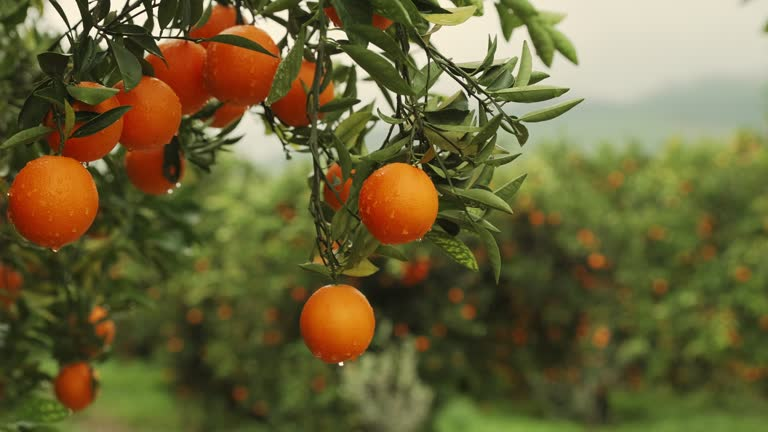
#> input picture fruits-data/images/gettyimages-1840650286-640x640.jpg, 768 x 432 px
$ jupyter execute --allow-errors opencv_selective_search.ipynb
#> lines starting #> are read from the running program, lines starting #| are printed output that depends on the picture
[cell 1]
import cv2
import selectivesearch
import matplotlib.pyplot as plt

## Example 1

[cell 2]
image_path = "fruits-data/images/gettyimages-1840650286-640x640.jpg"
image = cv2.imread(image_path)
#> image is the input picture: shape (432, 768, 3); mean B, G, R 56.9, 99.7, 106.5
# convert to rgb
image = cv2.cvtColor(image, cv2.COLOR_BGR2RGB)
plt.imshow(image)

[cell 3]
# bounding boxes
boxes = [
    (100, 50, 200, 150),
    (200, 150, 300, 250)
]
# drawing boxes
for (x, y, w, h) in boxes:
    # cv2.rectangle(image, start_point, end_point, color, thickness)
    cv2.rectangle(image, (x, y), (x+w, y+h), (255, 247, 0), 5)
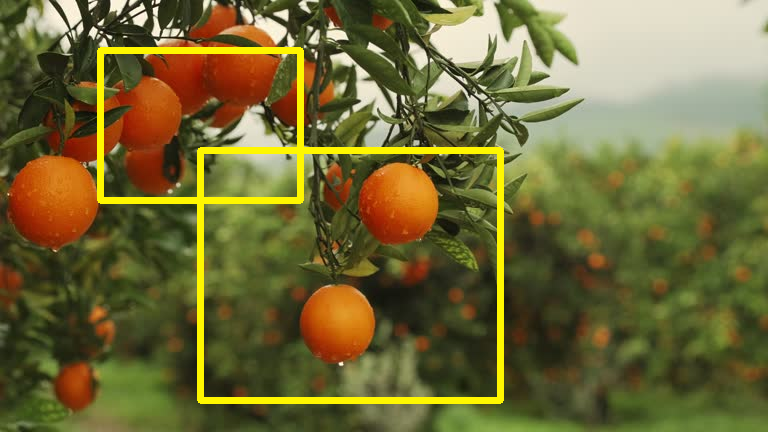
#> image: shape (432, 768, 3); mean R, G, B 112.6, 105.6, 55.2
plt.imshow(image)

[cell 4]
image = cv2.imread(image_path)
print(image.shape) # height, width, channels
#| (432, 768, 3)
image = cv2.cvtColor(image, cv2.COLOR_BGR2RGB)
# resize image to reduce computation time
new_height = int(image.shape[1] / 4)
#> new_height = 192
new_width = int(image.shape[0] / 2)
#> new_width = 216
image = cv2.resize(image, (new_width, new_height))
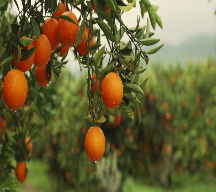
#> image: shape (192, 216, 3); mean R, G, B 106.4, 99.6, 56.8
plt.imshow(image)

[cell 5]
print(image.shape)
#| (192, 216, 3)

#> (a cell that did not finish here is left out)

## Example 2

[cell 7]
image_path = "images/cat.jpg"
image = cv2.imread(image_path)
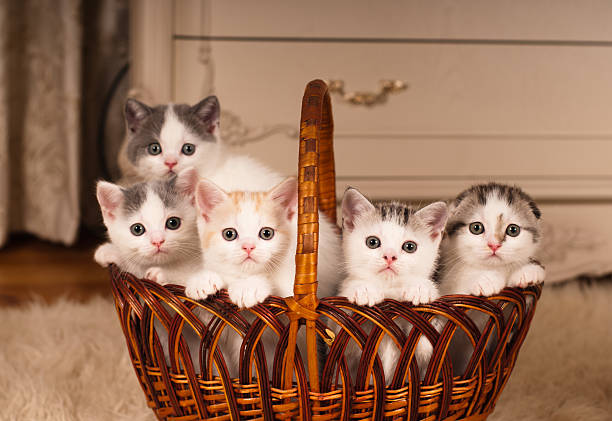
#> input picture images/cat.jpg, 612 x 421 px
#> image is the input picture: shape (421, 612, 3); mean B, G, R 90.5, 114.6, 154.4
# convert to rgb
image = cv2.cvtColor(image, cv2.COLOR_BGR2RGB)
plt.imshow(image)
